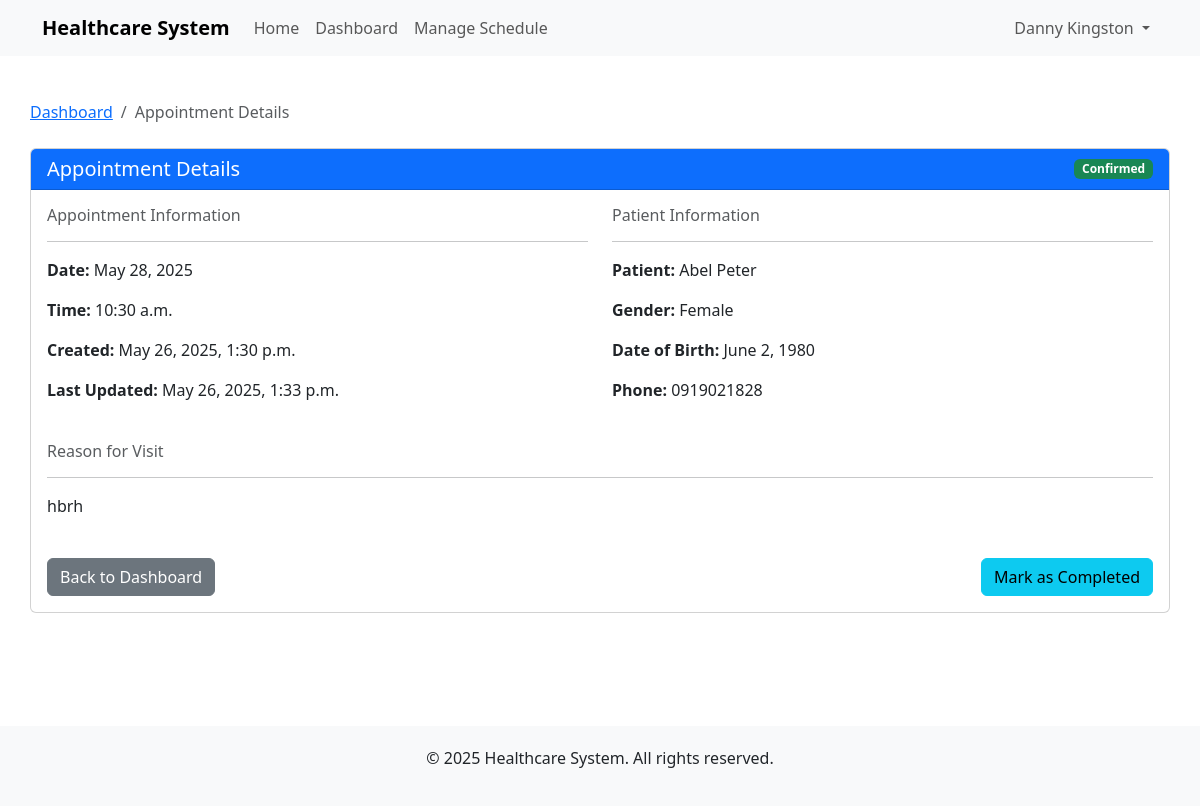
Before: /appointments/1/ (signed in) with the older database file.
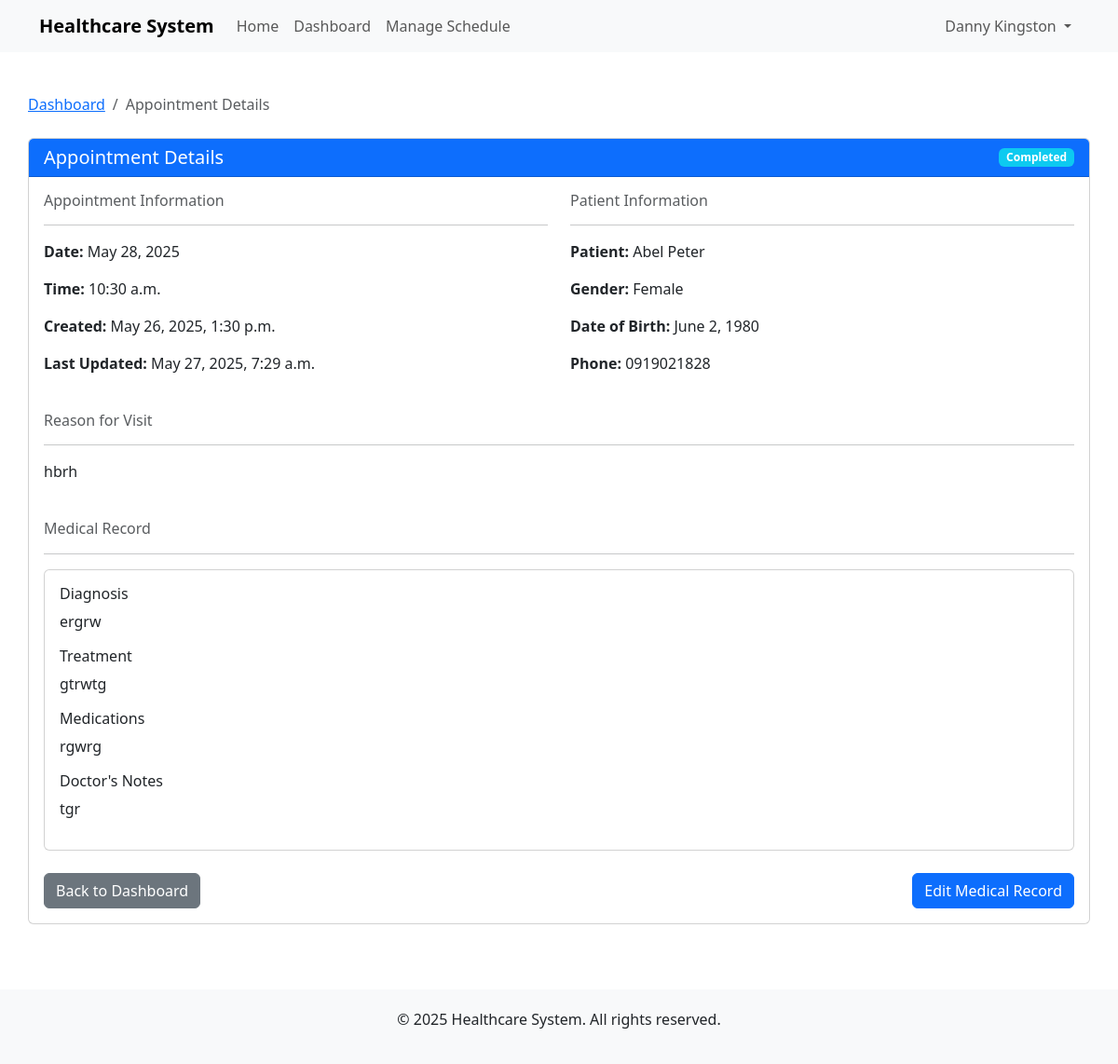
After: the same page with the newer database file.
### appointments/models.py (models this page shows, shortened)
class Appointment(models.Model):
    STATUS_CHOICES = [
        ('SCHEDULED', 'Scheduled'),
        ('CONFIRMED', 'Confirmed'),
        ('COMPLETED', 'Completed'),
        ('CANCELLED', 'Cancelled'),
        ('NO_SHOW', 'No Show'),
    ]
    patient = models.ForeignKey(Patient, on_delete=models.CASCADE, related_name='appointments')
    doctor = models.ForeignKey(Doctor, on_delete=models.CASCADE, related_name='appointments')
    appointment_date = models.DateField()
    appointment_time = models.TimeField()
    status = models.CharField(max_length=10, choices=STATUS_CHOICES, default='SCHEDULED')
    reason = models.TextField()
    notes = models.TextField(blank=True)
    created_at = models.DateTimeField(auto_now_add=True)
    updated_at = models.DateTimeField(auto_now=True)
    class Meta:
        unique_together = ['doctor', 'appointment_date', 'appointment_time']
        ordering = ['appointment_date', 'appointment_time']

### patients/models.py (models this page shows, shortened)
class Patient(models.Model):
    GENDER_CHOICES = [
        ('M', 'Male'),
        ('F', 'Female'),
        ('O', 'Other'),
    ]
    user = models.OneToOneField(User, on_delete=models.CASCADE)
    date_of_birth = models.DateField(null=True, blank=True)
    gender = models.CharField(max_length=1, choices=GENDER_CHOICES)
    phone_regex = RegexValidator(regex=r'^\+?1?\d{9,15}$')
    phone_number = models.CharField(validators=[phone_regex], max_length=17)
    address = models.TextField()
    emergency_contact_name = models.CharField(max_length=100)
    emergency_contact_phone = models.CharField(validators=[phone_regex], max_length=17)
    insurance_provider = models.CharField(max_length=100)
    insurance_policy_number = models.CharField(max_length=50)
    created_at = models.DateTimeField(auto_now_add=True)
    updated_at = models.DateTimeField(auto_now=True)
    def __str__(self):
        return f"{self.user.first_name} {self.user.last_name}"
    class Meta:
        ordering = ['user__last_name', 'user__first_name']

class MedicalRecord(models.Model):
    patient = models.ForeignKey(Patient, on_delete=models.CASCADE, related_name='medical_records')
    doctor = models.ForeignKey('doctors.Doctor', on_delete=models.CASCADE)
    appointment = models.ForeignKey('appointments.Appointment', on_delete=models.CASCADE, null=True, blank=True)
    diagnosis = models.TextField()
    treatment = models.TextField()
    medications = models.TextField(blank=True)
    notes = models.TextField(blank=True)
    created_at = models.DateTimeField(auto_now_add=True)
    class Meta:
        ordering = ['-created_at']

### appointments/views.py (the view)
# urls.py: path('<int:appointment_id>/', views.appointment_detail, name='appointment_detail'),
@login_required
def appointment_detail(request, appointment_id):
    if hasattr(request.user, 'patient'):
        appointment = get_object_or_404(Appointment, id=appointment_id, patient=request.user.patient)
    elif hasattr(request.user, 'doctor'):
        appointment = get_object_or_404(Appointment, id=appointment_id, doctor=request.user.doctor)
    else:
        messages.error(request, "You don't have a patient or doctor profile.")
        return redirect('home')
    try:
        medical_record = MedicalRecord.objects.get(appointment=appointment)
    except MedicalRecord.DoesNotExist:
        medical_record = None
    context = {
        'appointment': appointment,
        'medical_record': medical_record,
    }
    return render(request, 'appointments/detail.html', context)

### templates/appointments/detail.html (shortened to what the changed rows need)
{% extends 'base.html' %}
{% block content %}
<div class="row mt-2">
    <div class="col-md-12">
        <div class="card">
            <div class="card-header bg-primary text-white d-flex justify-content-between align-items-center">
                <h5 class="card-title mb-0">Appointment Details</h5>
                <span class="badge {% if appointment.status == 'CONFIRMED' %}bg-success{% elif appointment.status == 'SCHEDULED' %}bg-warning{% elif appointment.status == 'COMPLETED' %}bg-info{% elif appointment.status == 'CANCELLED' %}bg-danger{% else %}bg-secondary{% endif %}">
                    {{ appointment.get_status_display }}
                </span>
            </div>
            <div class="card-body">
                <div class="row mb-4">
                    <div class="col-md-6">
                        <h6 class="text-muted">Appointment Information</h6>
                        <hr>
                        <p><strong>Date:</strong> {{ appointment.appointment_date }}</p>
                        <p><strong>Time:</strong> {{ appointment.appointment_time }}</p>
                        <p><strong>Created:</strong> {{ appointment.created_at }}</p>
                        <p><strong>Last Updated:</strong> {{ appointment.updated_at }}</p>
                    </div>
                    <div class="col-md-6">
                        {% if user.patient %}
                            <h6 class="text-muted">Doctor Information</h6>
                            <hr>
                            <p><strong>Doctor:</strong> {{ appointment.doctor }}</p>
                            <p><strong>Specialization:</strong> {{ appointment.doctor.get_specialization_display }}</p>
                            <p><strong>Experience:</strong> {{ appointment.doctor.years_of_experience }} years</p>
                            <p><strong>Fee:</strong> KES {{ appointment.doctor.consultation_fee }}</p>
                        {% elif user.doctor %}
                            <h6 class="text-muted">Patient Information</h6>
                            <hr>
                            <p><strong>Patient:</strong> {{ appointment.patient }}</p>
                            <p><strong>Gender:</strong> {{ appointment.patient.get_gender_display }}</p>
                            <p><strong>Date of Birth:</strong> {{ appointment.patient.date_of_birth }}</p>
                            <p><strong>Phone:</strong> {{ appointment.patient.phone_number }}</p>
                        {% else %}
                            <div class="alert alert-warning">
                                <strong>ERROR:</strong> User has neither patient nor doctor profile!
                            </div>
                        {% endif %}
                    </div>
                </div>
                <div class="row mt-4">
                    <div class="col-md-12">
                        <h6 class="text-muted">Reason for Visit</h6>
                        <hr>
                        <p>{{ appointment.reason }}</p>
                    </div>
                </div>
                {% if medical_record %}
                <div class="row mt-4">
                    <div class="col-md-12">
                        <h6 class="text-muted">Medical Record</h6>
                        <hr>
                        <div class="card">
                            <div class="card-body">
                                <h6>Diagnosis</h6>
                                <p>{{ medical_record.diagnosis }}</p>
                                <h6 class="mt-3">Treatment</h6>
                                <p>{{ medical_record.treatment }}</p>
                                {% if medical_record.medications %}
                                <h6 class="mt-3">Medications</h6>
                                <p>{{ medical_record.medications }}</p>
                                {% endif %}
                                {% if medical_record.notes %}
                                <h6 class="mt-3">Doctor's Notes</h6>
                                <p>{{ medical_record.notes }}</p>
                                {% endif %}
                            </div>
                        </div>
                    </div>
                </div>
                {% endif %}
                <div class="row mt-4">
                    <div class="col-md-12">
                        <div class="d-flex justify-content-between">
                            {% if user.patient %}
                                <div>
                                    <a href="{% url 'patient_dashboard' %}" class="btn btn-secondary">Back to Dashboard</a>
                                </div>
                                <div>
                                    {% if appointment.status == 'SCHEDULED' or appointment.status == 'CONFIRMED' %}
                                        <a href="{% url 'cancel_appointment' appointment.id %}" class="btn btn-danger" onclick="return confirm('Are you sure you want to cancel this appointment?')">Cancel Appointment</a>
                                    {% endif %}
                                </div>
                            {% elif user.doctor %}
                                <div>
                                    {% if appointment.status == 'SCHEDULED' %}
                                        <a href="{% url 'confirm_appointment' appointment.id %}" class="btn btn-success">Confirm Appointment</a>
                                    {% elif appointment.status == 'CONFIRMED' %}
                                        <a href="{% url 'complete_appointment' appointment.id %}" class="btn btn-info">Mark as Completed</a>
                                    {% endif %}
                                    {% if appointment.status == 'COMPLETED' and not medical_record %}
                                        <a href="{% url 'create_medical_record' appointment.id %}" class="btn btn-primary">Create Medical Record</a>
                                    {% elif medical_record %}
                                        <a href="{% url 'edit_medical_record' medical_record.id %}" class="btn btn-primary">Edit Medical Record</a>
                                    {% endif %}
                                </div>
                            {% endif %}
                        </div>
                    </div>
                </div>
            </div>
        </div>
    </div>
</div>
{% endblock %}

Changed rows visible on the page:
changed Appointment "hbrh": status "Confirmed" → "Completed"; updated_at "May 26, 2025, 1:33 p.m." → "May 27, 2025, 7:29 a.m."
added MedicalRecord: diagnosis "ergrw", treatment "gtrwtg", medications "rgwrg", notes "tgr"
Other visible differences:
text no longer shown: "Mark as Completed"
text now shown: "Medical Record Diagnosis Treatment Medications Doctor's Notes Edit Medical Record"
